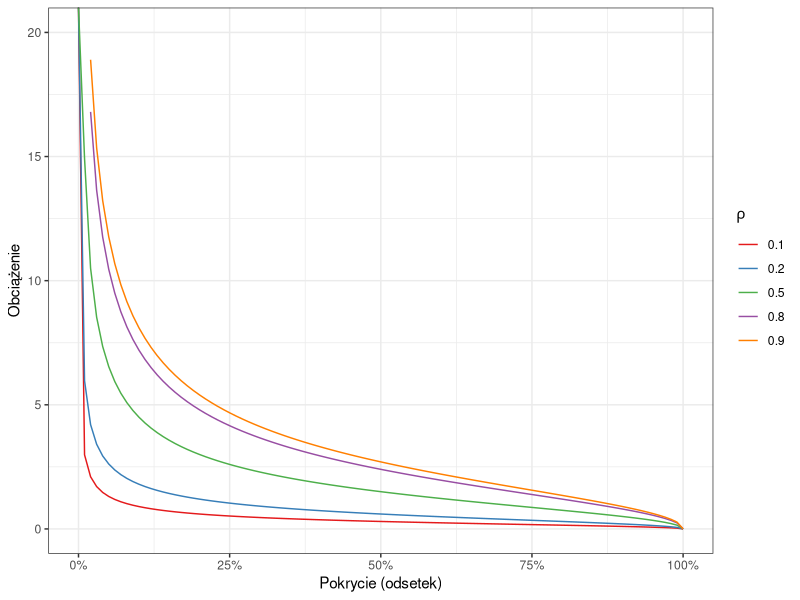

Source code (R):
## ---- chunk 1
library(ggplot2)
## ---- chunk 2
base <- ggplot() + xlim(0, 1)

base + 
  geom_function(fun = function(x) 0.1*sqrt((1-x)/x)*3, aes(color = "0.1")) +
  geom_function(fun = function(x) 0.2*sqrt((1-x)/x)*3, aes(color = "0.2")) +
  geom_function(fun = function(x) 0.5*sqrt((1-x)/x)*3, aes(color = "0.5")) +
  geom_function(fun = function(x) 0.8*sqrt((1-x)/x)*3, aes(color = "0.8")) +
  geom_function(fun = function(x) 0.9*sqrt((1-x)/x)*3, aes(color = "0.9")) +
  scale_color_brewer(name = expression(rho), type = "qual", palette = "Set1") +
  theme_bw()  +
  scale_x_continuous(labels = scales::percent) +
  scale_y_continuous(limits = c(0, 20)) + 
  labs(x = "Pokrycie (odsetek)", y = "Obciążenie")
## ---- chunk 3
N <- 38000000
frac <- c("big"= 0.8, "small"= 0.01)
n <- frac*N
D_I <- (1-frac)/frac
rho <- c(0.005, 0.001)
sqrt(n)*sqrt( (D_I*rho^2) / (1 - D_I*rho^2))

